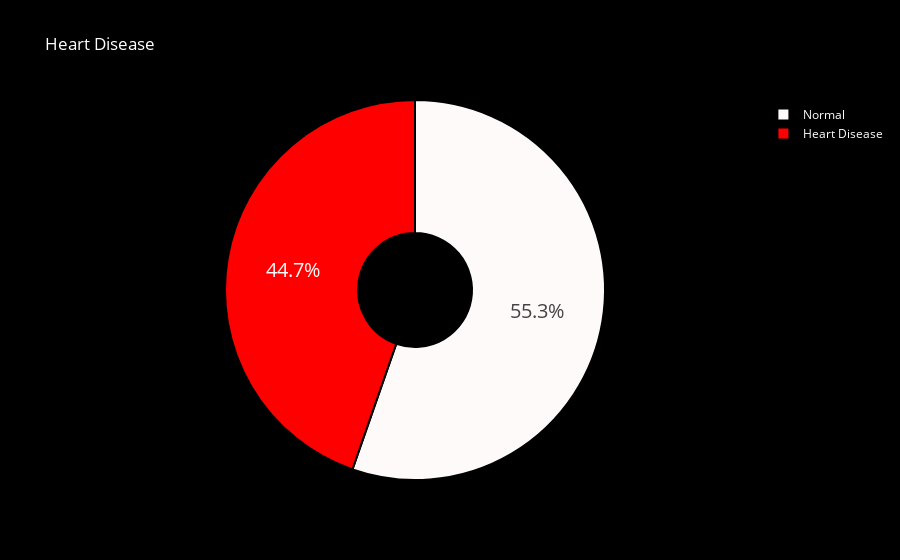

Notebook cell for this chart:
### Markdown cell above
## Number of people suffer from Heart Disease

### Code cell
colors = ['snow', 'red']
labels = ['Normal','Heart Disease']
values = df['HeartDisease'].value_counts()/df['HeartDisease'].shape[0]

fig = go.Figure(data=[go.Pie(labels=labels, values=values, hole=.3)])
fig.update_traces(hoverinfo='label+percent', textinfo='percent', textfont_size=20,
                  marker=dict(colors=colors, line=dict(color='#000000', width=2)))
fig.update_layout(
    title_text="Heart Disease",
    title_font_color="white",
    legend_title_font_color="yellow",
    paper_bgcolor="black",
    plot_bgcolor='black',
    font_color="white",
)
fig.show()

### Figure 1 — Plotly figure (JSON) as saved in the notebook; plotly's stock layout.template omitted (floating-point values rounded to 4 significant figures)
{"data": [{"hole": 0.3, "hoverinfo": "label+percent", "labels": ["Normal", "Heart Disease"], "marker": {"colors": ["snow", "red"], "line": {"color": "#000000", "width": 2}}, "textfont": {"size": 20}, "textinfo": "percent", "type": "pie", "values": [0.5534, 0.4466]}], "layout": {"font": {"color": "white"}, "legend": {"title": {"font": {"color": "yellow"}}}, "paper_bgcolor": "black", "plot_bgcolor": "black", "title": {"font": {"color": "white"}, "text": "Heart Disease"}}}
